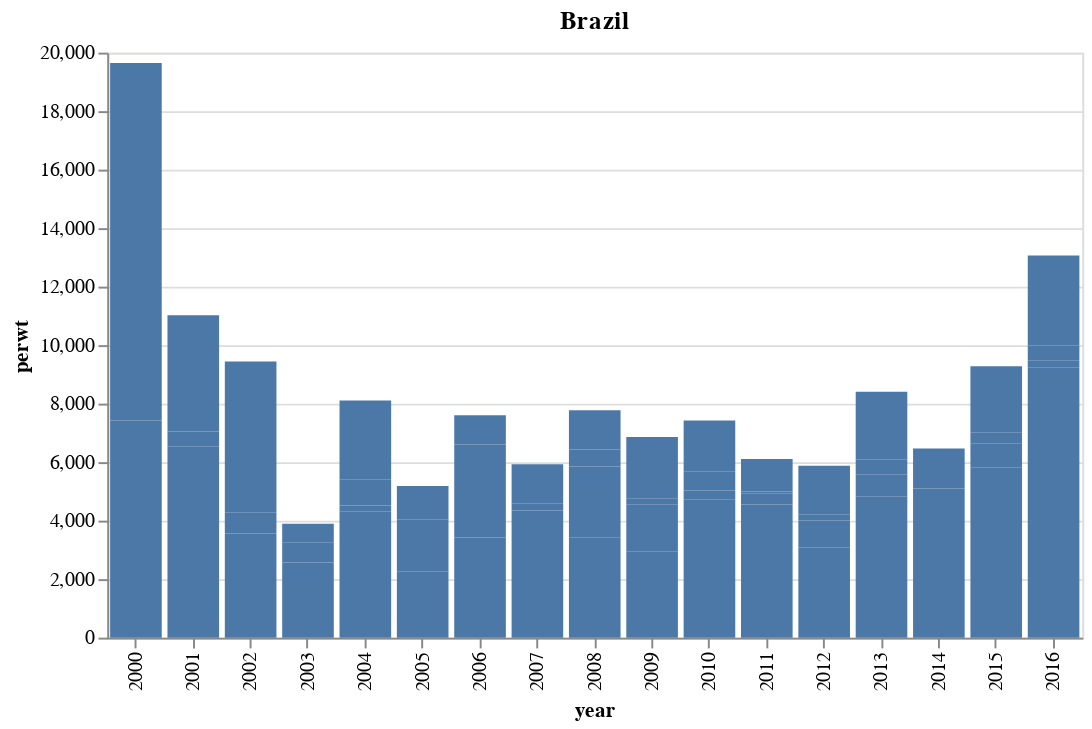

Notebook cell for this chart:
### Markdown cell above
notes:
1. add `color = alt.Color('agg educd',),`
2. add `.interactive()`
3. add `alt.X('year:O', axis = alt.Axis(title='Year')), <br> alt.Y('perwt:Q', axis = alt.Axis(title('Number of People')),`

### Code cell
bar_chart(country = 'Brazil')

### Figure 1 — Vega-Lite specification as saved in the notebook (floating-point values rounded to 4 significant figures)
{"$schema": "https://vega.github.io/schema/vega-lite/v2.4.3.json", "config": {"view": {"height": 300, "width": 400}}, "data": {"values": [{"Unnamed: 0": 1031, "agg educd": "Ba Or More", "bpld": "Brazil", "perwt": 4363, "year": 2000}, {"Unnamed: 0": 1032, "agg educd": "Hs", "bpld": "Brazil", "perwt": 3061, "year": 2000}, {"Unnamed: 0": 1033, "agg educd": "Some College", "bpld": "Brazil", "perwt": 12219, "year": 2000}, {"Unnamed: 0": 1247, "agg educd": "Ba Or More", "bpld": "Brazil", "perwt": 3543, "year": 2001}, {"Unnamed: 0": 1248, "agg educd": "Hs", "bpld": "Brazil", "perwt": 2980, "year": 2001}, {"Unnamed: 0": 1249, "agg educd": "Less Than Hs", "bpld": "Brazil", "perwt": 525, "year": 2001}, {"Unnamed: 0": 1250, "agg educd": "Some College", "bpld": "Brazil", "perwt": 3977, "year": 2001}, {"Unnamed: 0": 1559, "agg educd": "Ba Or More", "bpld": "Brazil", "perwt": 3562, "year": 2002}, {"Unnamed: 0": 1560, "agg educd": "Hs", "bpld": "Brazil", "perwt": 726, "year": 2002}, {"Unnamed: 0": 1561, "agg educd": "Less Than Hs", "bpld": "Brazil", "perwt": 1065, "year": 2002}, {"Unnamed: 0": 1562, "agg educd": "Some College", "bpld": "Brazil", "perwt": 4090, "year": 2002}, {"Unnamed: 0": 1861, "agg educd": "Ba Or More", "bpld": "Brazil", "perwt": 2566, "year": 2003}, {"Unnamed: 0": 1862, "agg educd": "Hs", "bpld": "Brazil", "perwt": 681, "year": 2003}, {"Unnamed: 0": 1863, "agg educd": "Some College", "bpld": "Brazil", "perwt": 651, "year": 2003}, {"Unnamed: 0": 2170, "agg educd": "Ba Or More", "bpld": "Brazil", "perwt": 4322, "year": 2004}, {"Unnamed: 0": 2171, "agg educd": "Hs", "bpld": "Brazil", "perwt": 197, "year": 2004}, {"Unnamed: 0": 2172, "agg educd": "Less Than Hs", "bpld": "Brazil", "perwt": 893, "year": 2004}, {"Unnamed: 0": 2173, "agg educd": "Some College", "bpld": "Brazil", "perwt": 2697, "year": 2004}, {"Unnamed: 0": 2459, "agg educd": "Ba Or More", "bpld": "Brazil", "perwt": 2254, "year": 2005}, {"Unnamed: 0": 2460, "agg educd": "Hs", "bpld": "Brazil", "perwt": 1220, "year": 2005}, {"Unnamed: 0": 2461, "agg educd": "Less Than Hs", "bpld": "Brazil", "perwt": 554, "year": 2005}, {"Unnamed: 0": 2462, "agg educd": "Some College", "bpld": "Brazil", "perwt": 1160, "year": 2005}, {"Unnamed: 0": 2868, "agg educd": "Ba Or More", "bpld": "Brazil", "perwt": 3423, "year": 2006}, {"Unnamed: 0": 2869, "agg educd": "Hs", "bpld": "Brazil", "perwt": 3097, "year": 2006}, {"Unnamed: 0": 2870, "agg educd": "Less Than Hs", "bpld": "Brazil", "perwt": 81, "year": 2006}, {"Unnamed: 0": 2871, "agg educd": "Some College", "bpld": "Brazil", "perwt": 1006, "year": 2006}, {"Unnamed: 0": 3250, "agg educd": "Ba Or More", "bpld": "Brazil", "perwt": 2483, "year": 2007}, {"Unnamed: 0": 3251, "agg educd": "Hs", "bpld": "Brazil", "perwt": 1862, "year": 2007}, {"Unnamed: 0": 3252, "agg educd": "Less Than Hs", "bpld": "Brazil", "perwt": 232, "year": 2007}, {"Unnamed: 0": 3253, "agg educd": "Some College", "bpld": "Brazil", "perwt": 1355, "year": 2007}, {"Unnamed: 0": 3641, "agg educd": "Ba Or More", "bpld": "Brazil", "perwt": 3434, "year": 2008}, {"Unnamed: 0": 3642, "agg educd": "Hs", "bpld": "Brazil", "perwt": 2417, "year": 2008}, {"Unnamed: 0": 3643, "agg educd": "Less Than Hs", "bpld": "Brazil", "perwt": 582, "year": 2008}, {"Unnamed: 0": 3644, "agg educd": "Some College", "bpld": "Brazil", "perwt": 1345, "year": 2008}, {"Unnamed: 0": 4026, "agg educd": "Ba Or More", "bpld": "Brazil", "perwt": 2933, "year": 2009}, {"Unnamed: 0": 4027, "agg educd": "Hs", "bpld": "Brazil", "perwt": 1626, "year": 2009}, {"Unnamed: 0": 4028, "agg educd": "Less Than Hs", "bpld": "Brazil", "perwt": 187, "year": 2009}, {"Unnamed: 0": 4029, "agg educd": "Some College", "bpld": "Brazil", "perwt": 2114, "year": 2009}, {"Unnamed: 0": 4387, "agg educd": "Ba Or More", "bpld": "Brazil", "perwt": 4730, "year": 2010}, {"Unnamed: 0": 4388, "agg educd": "Hs", "bpld": "Brazil", "perwt": 302, "year": 2010}, {"Unnamed: 0": 4389, "agg educd": "Less Than Hs", "bpld": "Brazil", "perwt": 643, "year": 2010}, {"Unnamed: 0": 4390, "agg educd": "Some College", "bpld": "Brazil", "perwt": 1746, "year": 2010}, {"Unnamed: 0": 4768, "agg educd": "Ba Or More", "bpld": "Brazil", "perwt": 4555, "year": 2011}, {"Unnamed: 0": 4769, "agg educd": "Hs", "bpld": "Brazil", "perwt": 364, "year": 2011}, {"Unnamed: 0": 4770, "agg educd": "Less Than Hs", "bpld": "Brazil", "perwt": 74, "year": 2011}, {"Unnamed: 0": 4771, "agg educd": "Some College", "bpld": "Brazil", "perwt": 1112, "year": 2011}, {"Unnamed: 0": 5159, "agg educd": "Ba Or More", "bpld": "Brazil", "perwt": 3093, "year": 2012}, {"Unnamed: 0": 5160, "agg educd": "Hs", "bpld": "Brazil", "perwt": 910, "year": 2012}, {"Unnamed: 0": 5161, "agg educd": "Less Than Hs", "bpld": "Brazil", "perwt": 196, "year": 2012}, {"Unnamed: 0": 5162, "agg educd": "Some College", "bpld": "Brazil", "perwt": 1682, "year": 2012}, {"Unnamed: 0": 5550, "agg educd": "Ba Or More", "bpld": "Brazil", "perwt": 4830, "year": 2013}, {"Unnamed: 0": 5551, "agg educd": "Hs", "bpld": "Brazil", "perwt": 755, "year": 2013}, {"Unnamed: 0": 5552, "agg educd": "Less Than Hs", "bpld": "Brazil", "perwt": 499, "year": 2013}, {"Unnamed: 0": 5553, "agg educd": "Some College", "bpld": "Brazil", "perwt": 2327, "year": 2013}, {"Unnamed: 0": 5933, "agg educd": "Ba Or More", "bpld": "Brazil", "perwt": 3992, "year": 2014}, {"Unnamed: 0": 5934, "agg educd": "Hs", "bpld": "Brazil", "perwt": 853, "year": 2014}, {"Unnamed: 0": 5935, "agg educd": "Less Than Hs", "bpld": "Brazil", "perwt": 254, "year": 2014}, {"Unnamed: 0": 5936, "agg educd": "Some College", "bpld": "Brazil", "perwt": 1366, "year": 2014}, {"Unnamed: 0": 6323, "agg educd": "Ba Or More", "bpld": "Brazil", "perwt": 5826, "year": 2015}, {"Unnamed: 0": 6324, "agg educd": "Hs", "bpld": "Brazil", "perwt": 824, "year": 2015}, {"Unnamed: 0": 6325, "agg educd": "Less Than Hs", "bpld": "Brazil", "perwt": 372, "year": 2015}, {"Unnamed: 0": 6326, "agg educd": "Some College", "bpld": "Brazil", "perwt": 2256, "year": 2015}, {"Unnamed: 0": 6732, "agg educd": "Ba Or More", "bpld": "Brazil", "perwt": 9228, "year": 2016}, {"Unnamed: 0": 6733, "agg educd": "Hs", "bpld": "Brazil", "perwt": 260, "year": 2016}, {"Unnamed: 0": 6734, "agg educd": "Less Than Hs", "bpld": "Brazil", "perwt": 501, "year": 2016}, {"Unnamed: 0": 6735, "agg educd": "Some College", "bpld": "Brazil", "perwt": 3075, "year": 2016}]}, "encoding": {"x": {"field": "year", "type": "ordinal"}, "y": {"field": "perwt", "type": "quantitative"}}, "height": 300, "mark": "bar", "title": "Brazil", "width": 500}
